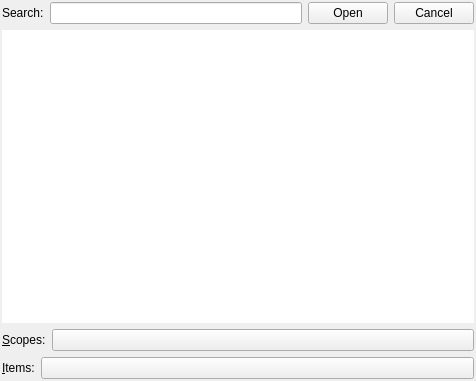
<?xml version="1.0" encoding="UTF-8"?>
<ui version="4.0">
 <class>QuickOpen</class>
 <widget class="QWidget" name="QuickOpen">
  <property name="geometry">
   <rect>
    <x>0</x>
    <y>0</y>
    <width>476</width>
    <height>381</height>
   </rect>
  </property>
  <property name="windowTitle">
   <string>Quick Open</string>
  </property>
  <layout class="QGridLayout" name="gridLayout">
   <property name="margin">
    <number>2</number>
   </property>
   <item row="0" column="0">
    <layout class="QHBoxLayout" name="horizontalLayout">
     <property name="leftMargin">
      <number>0</number>
     </property>
     <property name="rightMargin">
      <number>0</number>
     </property>
     <item>
      <widget class="QLabel" name="searchLabel">
       <property name="text">
        <string>Search:</string>
       </property>
       <property name="margin">
        <number>2</number>
       </property>
      </widget>
     </item>
     <item>
      <widget class="KLineEdit" name="searchLine">
       <property name="urlDropsEnabled">
        <bool>false</bool>
       </property>
       <property name="clickMessage">
        <string>Quick Open...</string>
       </property>
       <property name="showClearButton" stdset="0">
        <bool>true</bool>
       </property>
      </widget>
     </item>
     <item>
      <widget class="QPushButton" name="okButton">
       <property name="text">
        <string>Open</string>
       </property>
      </widget>
     </item>
     <item>
      <widget class="QPushButton" name="cancelButton">
       <property name="text">
        <string>Cancel</string>
       </property>
      </widget>
     </item>
    </layout>
   </item>
   <item row="1" column="0">
    <widget class="ExpandingTree" name="list">
     <property name="focusPolicy">
      <enum>Qt::NoFocus</enum>
     </property>
     <property name="frameShape">
      <enum>QFrame::NoFrame</enum>
     </property>
     <property name="frameShadow">
      <enum>QFrame::Plain</enum>
     </property>
    </widget>
   </item>
   <item row="2" column="0">
    <layout class="QHBoxLayout" name="horizontalLayout_2">
     <property name="leftMargin">
      <number>0</number>
     </property>
     <property name="rightMargin">
      <number>0</number>
     </property>
     <item>
      <widget class="QLabel" name="label">
       <property name="sizePolicy">
        <sizepolicy hsizetype="Fixed" vsizetype="Preferred">
         <horstretch>0</horstretch>
         <verstretch>0</verstretch>
        </sizepolicy>
       </property>
       <property name="text">
        <string>&amp;Scopes:</string>
       </property>
       <property name="margin">
        <number>2</number>
       </property>
       <property name="buddy">
        <cstring>scopesButton</cstring>
       </property>
      </widget>
     </item>
     <item>
      <widget class="QPushButton" name="scopesButton">
       <property name="text">
        <string/>
       </property>
       <property name="autoDefault">
        <bool>false</bool>
       </property>
      </widget>
     </item>
    </layout>
   </item>
   <item row="3" column="0">
    <layout class="QHBoxLayout" name="horizontalLayout_3">
     <property name="leftMargin">
      <number>0</number>
     </property>
     <property name="rightMargin">
      <number>0</number>
     </property>
     <item>
      <widget class="QLabel" name="label_2">
       <property name="sizePolicy">
        <sizepolicy hsizetype="Fixed" vsizetype="Preferred">
         <horstretch>0</horstretch>
         <verstretch>0</verstretch>
        </sizepolicy>
       </property>
       <property name="text">
        <string>&amp;Items:</string>
       </property>
       <property name="margin">
        <number>2</number>
       </property>
       <property name="buddy">
        <cstring>itemsButton</cstring>
       </property>
      </widget>
     </item>
     <item>
      <widget class="QPushButton" name="itemsButton">
       <property name="text">
        <string/>
       </property>
       <property name="autoDefault">
        <bool>false</bool>
       </property>
      </widget>
     </item>
    </layout>
   </item>
  </layout>
 </widget>
 <customwidgets>
  <customwidget>
   <class>KLineEdit</class>
   <extends>QLineEdit</extends>
   <header>klineedit.h</header>
  </customwidget>
  <customwidget>
   <class>ExpandingTree</class>
   <extends>QTreeView</extends>
   <header>expandingtree/expandingtree.h</header>
  </customwidget>
 </customwidgets>
 <resources/>
 <connections/>
</ui>
